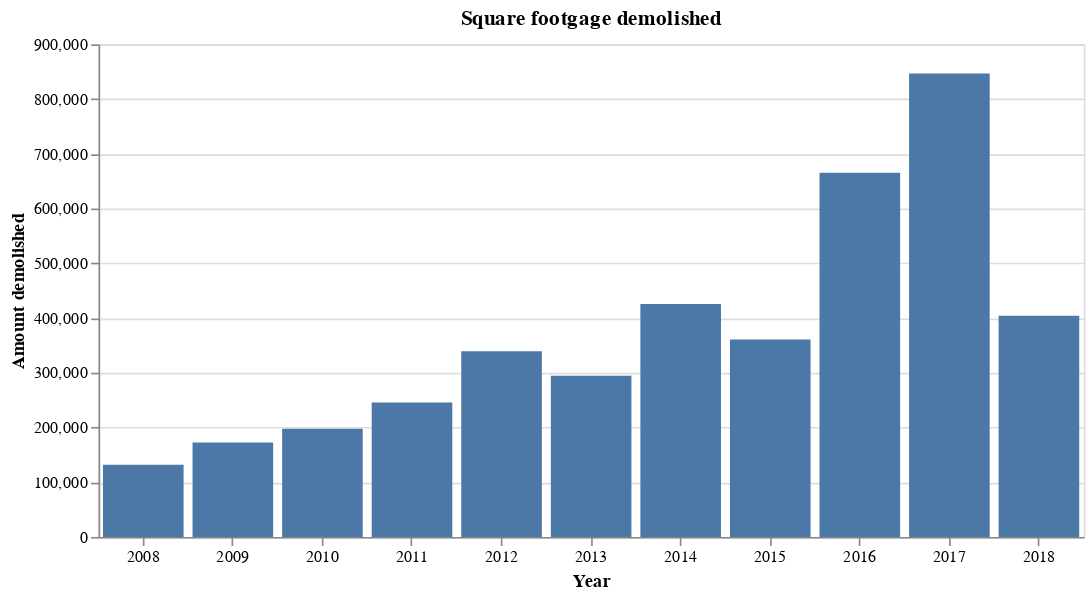

This figure's notebook cell:
### Code cell
alt.Chart(demos_spft.reset_index(), title="Square footgage demolished").mark_bar().encode(
    x=alt.X("Year:O", axis=alt.Axis(title="Year", labelAngle=0)),
    y=alt.Y("SqFt:Q", axis=alt.Axis(title="Amount demolished")),
).properties(width=600)

### Figure 1 — Vega-Lite specification as saved in the notebook (floating-point values rounded to 4 significant figures)
{"$schema": "https://vega.github.io/schema/vega-lite/v2.4.1.json", "config": {"view": {"height": 300, "width": 400}}, "data": {"values": [{"SqFt": 131987, "Year": "2008", "index": 0}, {"SqFt": 172399, "Year": "2009", "index": 1}, {"SqFt": 197725, "Year": "2010", "index": 2}, {"SqFt": 245702, "Year": "2011", "index": 3}, {"SqFt": 339043, "Year": "2012", "index": 4}, {"SqFt": 294329, "Year": "2013", "index": 5}, {"SqFt": 425708, "Year": "2014", "index": 6}, {"SqFt": 360855, "Year": "2015", "index": 7}, {"SqFt": 665513, "Year": "2016", "index": 8}, {"SqFt": 846699, "Year": "2017", "index": 9}, {"SqFt": 404141, "Year": "2018", "index": 10}]}, "encoding": {"x": {"axis": {"labelAngle": 0, "title": "Year"}, "field": "Year", "type": "ordinal"}, "y": {"axis": {"title": "Amount demolished"}, "field": "SqFt", "type": "quantitative"}}, "mark": "bar", "title": "Square footgage demolished", "width": 600}
